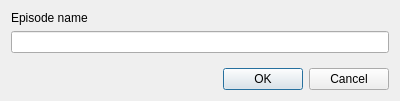
<ui version="4.0" >
 <class>RssEpisodeNameDlg</class>
 <widget class="QDialog" name="RssEpisodeNameDlg" >
  <property name="geometry" >
   <rect>
    <x>0</x>
    <y>0</y>
    <width>400</width>
    <height>101</height>
   </rect>
  </property>
  <property name="windowTitle" >
   <string>Episode name</string>
  </property>
  <layout class="QGridLayout" name="gridLayout" >
   <item row="0" column="0" >
    <widget class="QLabel" name="label" >
     <property name="text" >
      <string>Episode name</string>
     </property>
    </widget>
   </item>
   <item row="1" column="0" colspan="2" >
    <widget class="QLineEdit" name="lineEpisode" />
   </item>
   <item row="2" column="1" >
    <spacer name="verticalSpacer" >
     <property name="orientation" >
      <enum>Qt::Vertical</enum>
     </property>
     <property name="sizeHint" stdset="0" >
      <size>
       <width>20</width>
       <height>5</height>
      </size>
     </property>
    </spacer>
   </item>
   <item row="3" column="0" colspan="2" >
    <widget class="QDialogButtonBox" name="buttonBox" >
     <property name="orientation" >
      <enum>Qt::Horizontal</enum>
     </property>
     <property name="standardButtons" >
      <set>QDialogButtonBox::Cancel|QDialogButtonBox::Ok</set>
     </property>
    </widget>
   </item>
  </layout>
 </widget>
 <resources/>
 <connections>
  <connection>
   <sender>buttonBox</sender>
   <signal>accepted()</signal>
   <receiver>RssEpisodeNameDlg</receiver>
   <slot>accept()</slot>
   <hints>
    <hint type="sourcelabel" >
     <x>248</x>
     <y>254</y>
    </hint>
    <hint type="destinationlabel" >
     <x>157</x>
     <y>274</y>
    </hint>
   </hints>
  </connection>
  <connection>
   <sender>buttonBox</sender>
   <signal>rejected()</signal>
   <receiver>RssEpisodeNameDlg</receiver>
   <slot>reject()</slot>
   <hints>
    <hint type="sourcelabel" >
     <x>316</x>
     <y>260</y>
    </hint>
    <hint type="destinationlabel" >
     <x>286</x>
     <y>274</y>
    </hint>
   </hints>
  </connection>
 </connections>
</ui>
